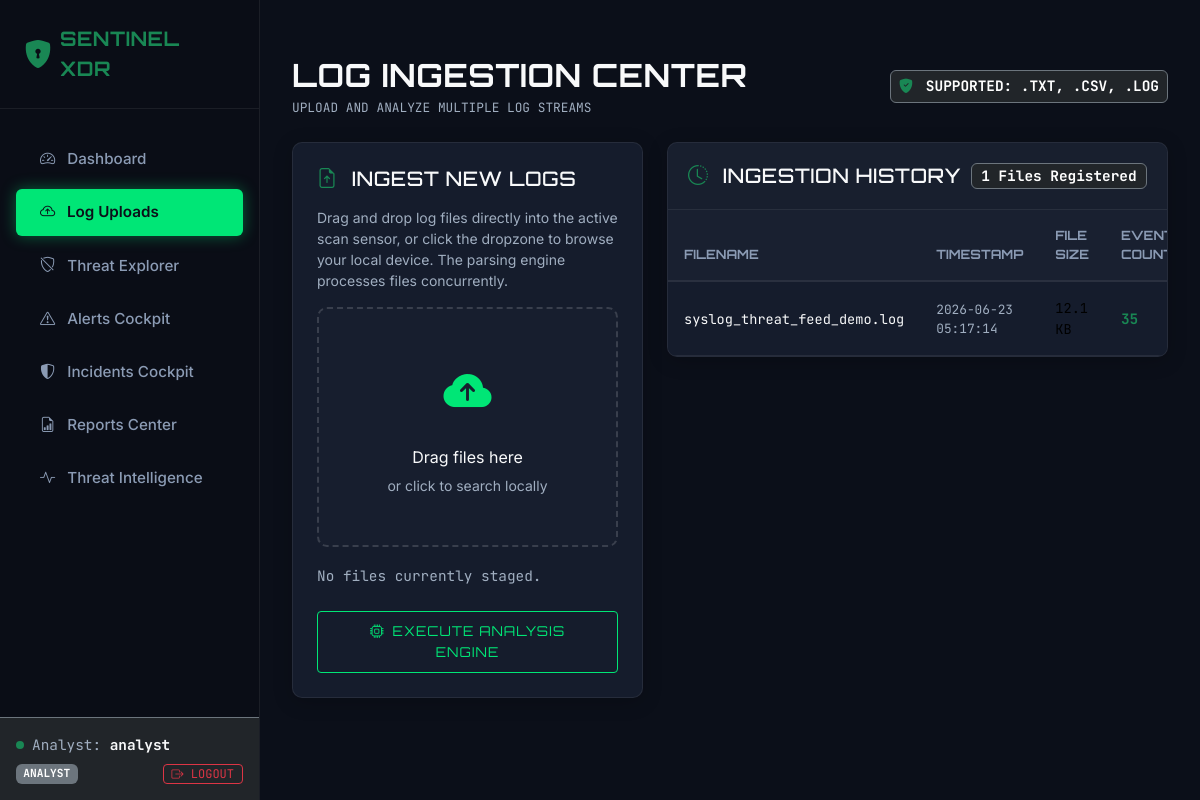
Screenshot of /uploads (signed in) with the database file from the repository.
### app/models/user.py (models this page shows, shortened)
class User(db.Model):
    __tablename__ = 'users'
    id = db.Column(db.Integer, primary_key=True)
    username = db.Column(db.String(64), unique=True, nullable=False, index=True)
    email = db.Column(db.String(120), unique=True, nullable=False)
    password_hash = db.Column(db.String(128), nullable=False)
    created_at = db.Column(db.DateTime, default=datetime.datetime.utcnow)
    role = db.Column(db.String(32), default='analyst', nullable=False)  # 'admin' or 'analyst'
    uploads = db.relationship('UploadedLog', backref='uploader', lazy=True, cascade="all, delete-orphan")

### app/models/uploaded_log.py (models this page shows, shortened)
class UploadedLog(db.Model):
    __tablename__ = 'uploaded_logs'
    id = db.Column(db.Integer, primary_key=True)
    filename = db.Column(db.String(256), nullable=False)
    upload_time = db.Column(db.DateTime, default=datetime.datetime.utcnow, nullable=False)
    file_size = db.Column(db.Integer, nullable=False)  # Size in bytes
    log_count = db.Column(db.Integer, default=0, nullable=False)  # Parsed lines
    user_id = db.Column(db.Integer, db.ForeignKey('users.id', ondelete='CASCADE'), nullable=False)
    events = db.relationship('SecurityEvent', backref='log_source', lazy=True, cascade="all, delete-orphan")

### app/blueprints/main.py (the view, shortened to what this page needs)
@main_bp.route('/uploads', methods=['GET', 'POST'])
@login_required
def uploads():
    history = UploadedLog.query.order_by(UploadedLog.upload_time.desc()).all()
    return render_template('uploads.html', uploads=history)

### app/templates/uploads.html (shortened to what this page needs)
{% extends 'base.html' %}
{% block content %}
<div class="container-fluid px-0">
    <div class="d-flex justify-content-between align-items-center mb-4">
        <div>
            <h2 class="text-light fw-bold mb-1">LOG INGESTION CENTER</h2>
            <p class="text-muted text-mono mb-0" style="font-size: 0.8rem;">UPLOAD AND ANALYZE MULTIPLE LOG STREAMS</p>
        </div>
        <div>
            <span class="badge bg-dark border border-secondary text-mono p-2">
                <i class="bi bi-shield-fill-check text-success me-1"></i> SUPPORTED: .TXT, .CSV, .LOG
            </span>
        </div>
    </div>
    <div class="row g-4">
        <div class="col-12 col-lg-5">
            <div class="cyber-card p-4">
                <h5 class="text-light mb-3 font-display"><i class="bi bi-file-earmark-arrow-up text-success me-2"></i> INGEST NEW LOGS</h5>
                <p class="text-muted small">
                    Drag and drop log files directly into the active scan sensor, or click the dropzone to browse your local device. The parsing engine processes files concurrently.
                </p>
                <form action="{{ url_for('main.uploads') }}" method="POST" enctype="multipart/form-data">
                    <div class="upload-dropzone" id="uploadDropzone">
                        <i class="bi bi-cloud-arrow-up-fill upload-icon d-block"></i>
                        <span class="font-display text-light d-block mb-1">Drag files here</span>
                        <span class="text-muted small">or click to search locally</span>
                    </div>
                    <div id="selectedFiles" class="my-3">
                        <span class="text-muted text-mono small">No files currently staged.</span>
                    </div>
                    <div class="d-grid mt-4">
                        <button type="submit" class="btn btn-cyber">
                            <i class="bi bi-cpu me-2"></i>Execute Analysis Engine
                        </button>
                    </div>
                </form>
            </div>
        </div>
        <div class="col-12 col-lg-7">
            <div class="cyber-card">
                <div class="cyber-card-header d-flex justify-content-between align-items-center">
                    <h5 class="text-light mb-0 font-display"><i class="bi bi-clock-history text-success me-2"></i> INGESTION HISTORY</h5>
                    <span class="badge bg-dark border border-secondary text-mono">{{ uploads | length }} Files Registered</span>
                </div>
                <div class="table-responsive">
                    <table class="table table-cyber mb-0 align-middle">
                        <thead>
                            <tr>
                                <th>Filename</th>
                                <th>Timestamp</th>
                                <th>File Size</th>
                                <th>Events Count</th>
                            </tr>
                        </thead>
                        <tbody>
                            {% if uploads %}
                                {% for item in uploads %}
                                <tr>
                                    <td class="text-light text-mono font-weight-bold" style="font-size: 0.85rem;">
                                        {{ item.filename }}
                                    </td>
                                    <td class="text-muted text-mono" style="font-size: 0.8rem;">
                                        {{ item.upload_time.strftime('%Y-%m-%d %H:%M:%S') }}
                                    </td>
                                    <td class="text-mono" style="font-size: 0.85rem;">
                                        {{ item.file_size | filesizeformat }}
                                    </td>
                                    <td class="text-mono text-success fw-bold">
                                        {{ item.log_count }}
                                    </td>
                                </tr>
                                {% endfor %}
                            {% endif %}
                        </tbody>
                    </table>
                </div>
            </div>
        </div>
    </div>
</div>
{% endblock %}

### app/templates/base.html (shortened to what this page needs)
<!DOCTYPE html>
<html lang="en">
<head>
    <link href="https://cdn.jsdelivr.net/npm/bootstrap@5.3.3/dist/css/bootstrap.min.css" rel="stylesheet"
>
    <link rel="stylesheet" href="https://cdn.jsdelivr.net/npm/bootstrap-icons@1.11.3/font/bootstrap-icons.min.css">
    <link rel="stylesheet" href="{{ url_for('static', filename='css/custom.css') }}">
</head>
<body>
    <div class="sidebar d-flex flex-column justify-content-between">
        <div>
            <div class="sidebar-logo">
                <i class="bi bi-shield-lock-fill text-success fs-3 me-2"></i>
                <span class="brand-text text-success fs-5 fw-bold">SENTINEL XDR</span>
            </div>
            {% if g.user %}
            <nav class="nav flex-column">
                <a class="nav-link {% if request.endpoint == 'dashboard.index' %}active{% endif %}"
                    href="{{ url_for('dashboard.index') }}">
                    <i class="bi bi-speedometer2 me-2"></i> Dashboard
                </a>
                <a class="nav-link {% if request.endpoint == 'main.uploads' %}active{% endif %}"
                    href="{{ url_for('main.uploads') }}">
                    <i class="bi bi-cloud-arrow-up me-2"></i> Log Uploads
                </a>
                <a class="nav-link {% if request.endpoint == 'main.events' %}active{% endif %}"
                    href="{{ url_for('main.events') }}">
                    <i class="bi bi-shield-slash me-2"></i> Threat Explorer
                </a>
                <a class="nav-link {% if request.endpoint == 'alerts.index' %}active{% endif %}"
                    href="{{ url_for('alerts.index') }}">
                    <i class="bi bi-exclamation-triangle me-2"></i> Alerts Cockpit
                </a>
                <a class="nav-link {% if request.blueprint == 'incidents' %}active{% endif %}"
                    href="{{ url_for('incidents.index') }}">
                    <i class="bi bi-shield-shaded me-2"></i> Incidents Cockpit
                </a>
                <a class="nav-link {% if request.blueprint == 'reports' %}active{% endif %}"
                    href="{{ url_for('reports.index') }}">
                    <i class="bi bi-file-earmark-bar-graph me-2"></i> Reports Center
                </a>
                <a class="nav-link {% if request.endpoint == 'iocs.index' %}active{% endif %}"
                    href="{{ url_for('iocs.index') }}">
                    <i class="bi bi-activity me-2"></i> Threat Intelligence
                </a>
            </nav>
            {% endif %}
        </div>
        {% if g.user %}
        <div class="p-3 border-top border-secondary bg-dark">
            <div class="d-flex align-items-center mb-2">
                <div class="bg-success rounded-circle me-2" style="width: 8px; height: 8px;"></div>
                <small class="text-muted text-mono">Analyst: <span class="text-light fw-bold">{{ g.user.username
                        }}</span></small>
            </div>
            <div class="d-flex justify-content-between align-items-center">
                <span class="badge bg-secondary text-mono" style="font-size: 0.7rem;">{{ g.user.role | upper }}</span>
                <a href="{{ url_for('auth.logout') }}" class="btn btn-sm btn-outline-danger py-0 px-2 text-mono"
                    style="font-size: 0.75rem;">
                    <i class="bi bi-box-arrow-right"></i> LOGOUT
                </a>
            </div>
        </div>
        {% endif %}
    </div>
    <div class="main-wrapper">
        {% block content %}{% endblock %}
    </div>
</body>
</html>

### app/static/css/custom.css (style rules this page uses)
:root { --bg-primary: #0b0f19; --bg-secondary: #0f1626; --bg-card: #151c2c; --bg-sidebar: #0a0d16; --border-color: rgba(255, 255, 255, 0.07); --border-glow: rgba(0, 230, 118, 0.2); --accent-primary: #00e676; --accent-info: #00b0ff; --accent-warning: #ffea00; --accent-danger: #ff9100; --accent-critical: #ff1744; --text-main: #f5f6fa; --text-muted: #8b9bb4; --font-sans: 'Inter', sans-serif; --font-display: 'Orbitron', sans-serif; --font-mono: 'JetBrains Mono', monospace; }
body { background-color: var(--bg-primary); color: var(--text-main); font-family: var(--font-sans); margin: 0; overflow-x: hidden; }
h1, h2, h3, h4, h5, h6, .brand-text { font-family: var(--font-display); letter-spacing: 0.5px; }
.sidebar { background-color: var(--bg-sidebar); border-right: 1px solid var(--border-color); min-height: 100vh; padding-top: 1.5rem; position: fixed; width: 260px; z-index: 100; }
.sidebar .nav-link { color: var(--text-muted); font-size: 0.95rem; font-weight: 500; padding: 0.75rem 1.5rem; margin: 0.2rem 1rem; border-radius: 6px; transition: all 0.3s ease; }
.sidebar .nav-link.active { color: var(--bg-primary); background-color: var(--accent-primary); font-weight: 600; box-shadow: 0 0 15px rgba(0, 230, 118, 0.4); }
.sidebar-logo { display: flex; align-items: center; padding: 0 1.5rem 1.5rem 1.5rem; border-bottom: 1px solid var(--border-color); margin-bottom: 1.5rem; }
.main-wrapper { margin-left: 260px; padding: 2rem; min-height: 100vh; }
.cyber-card { background: var(--bg-card); border: 1px solid var(--border-color); border-radius: 10px; box-shadow: 0 4px 20px rgba(0, 0, 0, 0.2); transition: all 0.3s ease; position: relative; overflow: hidden; }
.cyber-card-header { border-bottom: 1px solid var(--border-color); padding: 1.25rem; background: rgba(255, 255, 255, 0.01); }
.btn-cyber { background-color: transparent; border: 1px solid var(--accent-primary); color: var(--accent-primary); font-family: var(--font-display); font-size: 0.85rem; letter-spacing: 1px; padding: 0.6rem 1.2rem; border-radius: 4px; transition: all 0.3s ease; text-transform: uppercase; }
.table-cyber { color: var(--text-main); border-collapse: separate; border-spacing: 0; }
.table-cyber th { background-color: rgba(255, 255, 255, 0.02); border-bottom: 2px solid var(--border-color); color: var(--text-muted); font-family: var(--font-display); font-size: 0.8rem; text-transform: uppercase; padding: 1rem; }
.table-cyber td { padding: 1rem; border-bottom: 1px solid var(--border-color); background-color: var(--bg-card); transition: background-color 0.2s ease; }
.upload-dropzone { border: 2px dashed rgba(255, 255, 255, 0.15); border-radius: 10px; padding: 3rem; text-align: center; background-color: rgba(255, 255, 255, 0.01); transition: all 0.3s ease; cursor: pointer; }
.upload-icon { font-size: 3rem; color: var(--accent-primary); margin-bottom: 1rem; animation: float 3s ease-in-out infinite; }
.text-mono { font-family: var(--font-mono); font-size: 0.9rem; }
.text-muted { color: #a0aec0 !important; }

### rows the page displays
User: user.username "analyst", user.role "ANALYST"
UploadedLog: filename "syslog_threat_feed_demo.log", upload_time "2026-06-23 05:17:14", file_size|filesizeformat "12.1 KB", log_count "35"

### other values shown
{{ uploads | length }} "1"
